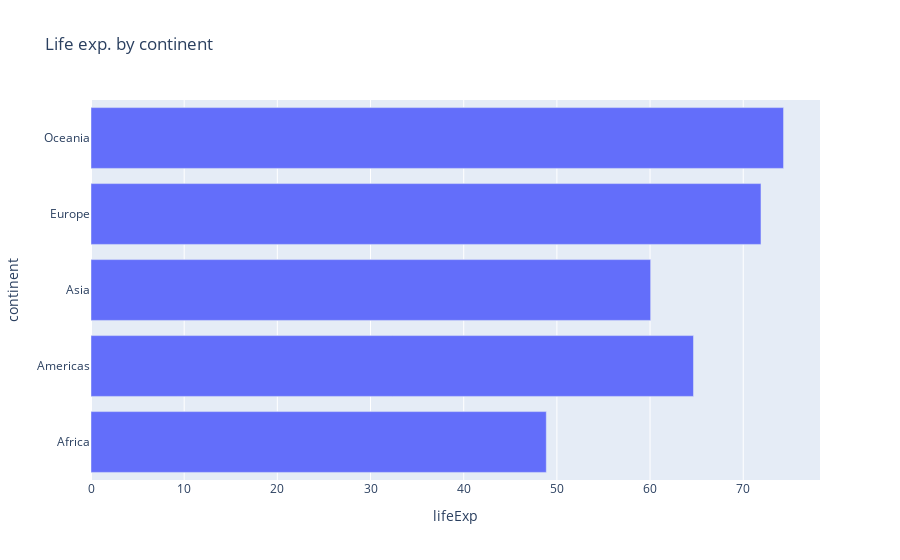

The code cell stored with this chart in its notebook:
### Markdown cell above
# Bar plot

### Code cell
import plotly.express as px

df = px.data.gapminder() #.query("continent=='Oceania'")
df = df.groupby('continent')['lifeExp'].agg('mean').reset_index()

col_x, col_y = 'lifeExp', 'continent'
px.bar(df, orientation='h', x=col_x, y=col_y, title='Life exp. by continent',hover_data=[col_x, col_y])

### Figure 1 — Plotly figure (JSON) as saved in the notebook; plotly's stock layout.template omitted (floating-point values rounded to 4 significant figures)
{"data": [{"alignmentgroup": "True", "hovertemplate": "lifeExp=%{x}<br>continent=%{y}<extra></extra>", "legendgroup": "", "marker": {"color": "#636efa", "pattern": {"shape": ""}}, "name": "", "offsetgroup": "", "orientation": "h", "showlegend": false, "textposition": "auto", "type": "bar", "x": [48.87, 64.66, 60.06, 71.9, 74.33], "xaxis": "x", "y": ["Africa", "Americas", "Asia", "Europe", "Oceania"], "yaxis": "y"}], "layout": {"barmode": "relative", "legend": {"tracegroupgap": 0}, "title": {"text": "Life exp. by continent"}, "xaxis": {"anchor": "y", "domain": [0, 1], "title": {"text": "lifeExp"}}, "yaxis": {"anchor": "x", "domain": [0, 1], "title": {"text": "continent"}}}}
